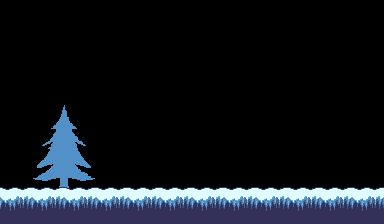

A level layout from a 2D game, rendered from its tile map. Below: a short description, then the map file with its tile-grid data intact:
An orthogonal 12x7 tile map with 32x32 px tiles, 3 tile layers (trees, collision, details).

<map version="1.0" orientation="orthogonal" renderorder="right-down" width="12" height="7" tilewidth="32" tileheight="32" nextobjectid="1">
 <properties>
  <property name="collisionLayer" value="collision" />
  <property name="defaultLayers" value="collision, details, trees" />
 </properties>
 <tileset firstgid="1" name="tilesheet" tilewidth="32" tileheight="32" tilecount="45" columns="9">
  <image source="tilesheet.png" width="288" height="160" />
 </tileset>
 <layer name="trees" width="12" height="7">
  <data encoding="csv">
0,0,0,0,0,0,0,0,0,0,0,0,
0,0,0,0,0,0,0,0,0,0,0,0,
0,0,0,0,0,0,0,0,0,0,0,0,
0,26,27,0,0,0,0,0,0,0,0,0,
0,35,36,0,0,0,0,0,0,0,0,0,
0,44,45,0,0,0,0,0,0,0,0,0,
0,0,0,0,0,0,0,0,0,0,0,0
</data>
 </layer>
 <layer name="collision" width="12" height="7">
  <data encoding="csv">
0,0,0,0,0,0,0,0,0,0,0,0,
0,0,0,0,0,0,0,0,0,0,0,0,
0,0,0,0,0,0,0,0,0,0,0,0,
0,0,0,0,0,0,0,0,0,0,0,0,
0,0,0,0,0,0,0,0,0,0,0,0,
0,0,0,0,0,0,0,0,0,0,0,0,
10,10,10,10,10,10,10,10,10,10,10,10
</data>
 </layer>
 <layer name="details" width="12" height="7">
  <data encoding="csv">
0,0,0,0,0,0,0,0,0,0,0,0,
0,0,0,0,0,0,0,0,0,0,0,0,
0,0,0,0,0,0,0,0,0,0,0,0,
0,0,0,0,0,0,0,0,0,0,0,0,
0,0,0,0,0,0,0,0,0,0,0,0,
1,1,1,1,1,1,1,1,1,1,1,1,
0,0,0,0,0,0,0,0,0,0,0,0
</data>
 </layer>
 <objectgroup name="npcs" />
</map>
